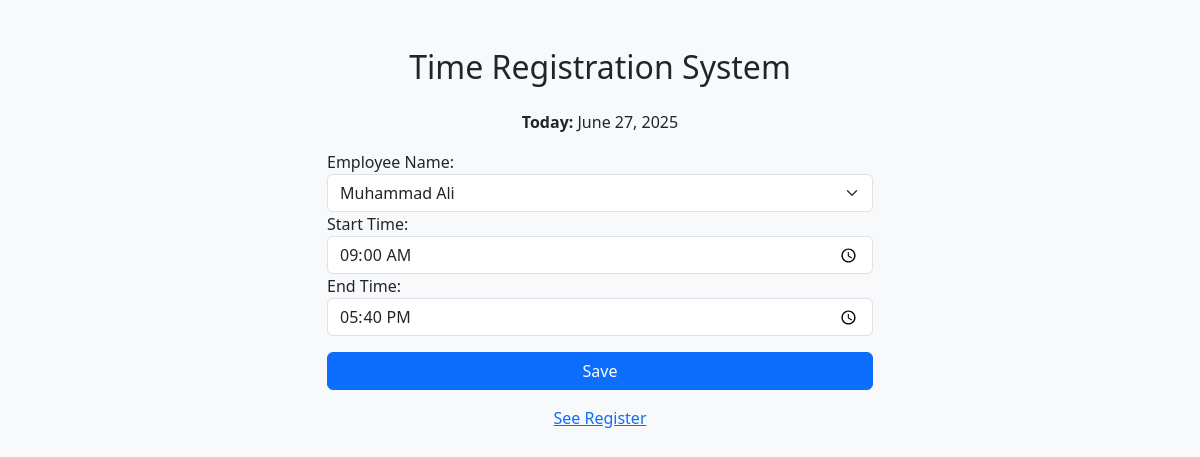
Screenshot of /editar/181/ with the database file from the repository.
### registros/models.py (models this page shows, shortened)
class Registro(models.Model):
    EMPLEADOS_CHOICES = [
        ('Julio Paredes', 'Julio Paredes'),
        ('Muhammad Ali', 'Muhammad Ali'),
        ('Marvin Herlindo Boche Paredes', 'Marvin Herlindo Boche Paredes'),
        ('Geovanny Sanchez', 'Geovanny Sanchez'),
        ('Shamir Waseem', 'Shamir Waseem'),
        ('Eddy Carrillo', 'Eddy Carrillo'),
        ('Luis Gutierrez', 'Luis Gutierrez'),
        ('Talal Haider', 'Talal Haider'),
    ]
    nombre_empleado = models.CharField(max_length=100, choices=EMPLEADOS_CHOICES)
    fecha = models.DateField(auto_now_add=True)
    hora_inicio = models.TimeField()
    hora_fin = models.TimeField()
    total_horas = models.DecimalField(max_digits=5, decimal_places=2, blank=True, null=True)

### registros/views.py (the view)
# urls.py: path('editar/<int:registro_id>/', views.editar_registro, name='editar_registro'),  # 👈 esta línea es clave
def editar_registro(request, registro_id):
    registro = get_object_or_404(Registro, pk=registro_id)
    if request.method == 'POST':
        form = RegistroForm(request.POST, instance=registro)
        if form.is_valid():
            form.save()
            return redirect('lista_registros')
    else:
        form = RegistroForm(instance=registro)
    return render(request, 'registros/formulario.html', {
        'form': form,
        'today': registro.fecha  # usamos la fecha original
    })

### registros/forms.py (shortened to what this page needs)
class RegistroForm(forms.ModelForm):
    class Meta:
        model = Registro
        exclude = []  # ✅ No excluir fecha
        labels = {
            'nombre_empleado': 'Employee Name',
            'hora_inicio': 'Start Time',
            'hora_fin': 'End Time',
            'fecha': 'Date',
        }
        widgets = {
            'nombre_empleado': forms.Select(attrs={'class': 'form-select'}),
            'hora_inicio': forms.TimeInput(attrs={'type': 'time', 'class': 'form-control'}),
            'hora_fin': forms.TimeInput(attrs={'type': 'time', 'class': 'form-control'}),
            'fecha': forms.DateInput(attrs={'type': 'date', 'class': 'form-control', 'readonly': 'readonly'}),
        }

### templates/registros/formulario.html (shortened to what this page needs)
<!DOCTYPE html>
<html lang="es">
<head>
  <link href="https://cdn.jsdelivr.net/npm/bootstrap@5.3.3/dist/css/bootstrap.min.css" rel="stylesheet">
</head>
<body class="bg-light">
<div class="container py-5">
  <div class="row justify-content-center">
    <div class="col-md-6">
      <h2 class="mb-4 text-center">Time Registration System</h2>
      <p class="text-center"><strong>Today:</strong> {{ today }}</p>
      <form method="post" novalidate>
         {{ form.nombre_empleado.label_tag }}
        {{ form.nombre_empleado }}
        {{ form.hora_inicio.label_tag }}
        {{ form.hora_inicio }}
        {{ form.hora_fin.label_tag }}
        {{ form.hora_fin }}
  <button type="submit" class="btn btn-primary w-100 mt-3">Save</button>
      </form>
      <div class="mt-3 text-center">
        <a href="{% url 'lista_registros' %}">See Register</a>
      </div>
    </div>
  </div>
</div>
</body>
</html>

### rows the page displays
Registro: fecha "June 27, 2025", nombre_empleado "Muhammad Ali", hora_inicio "09:00:00", hora_fin "17:40:00"
